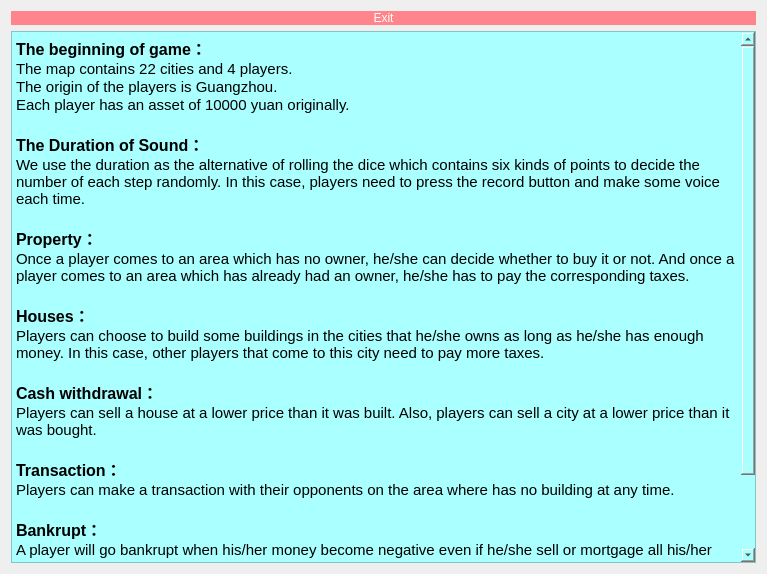
<?xml version="1.0" encoding="UTF-8"?>
<ui version="4.0">
 <class>Introduction</class>
 <widget class="QDialog" name="Introduction">
  <property name="geometry">
   <rect>
    <x>0</x>
    <y>0</y>
    <width>767</width>
    <height>574</height>
   </rect>
  </property>
  <property name="windowTitle">
   <string>Dialog</string>
  </property>
  <layout class="QVBoxLayout" name="verticalLayout">
   <item>
    <widget class="QPushButton" name="pushButton">
     <property name="styleSheet">
      <string notr="true">QPushButton { background-color: rgb(255, 132, 139); border-radius: 10px; color: rgb(255, 255, 255); } QPushButton:hover { background-color: rgb(245, 69, 234); }</string>
     </property>
     <property name="text">
      <string>Exit</string>
     </property>
     <property name="iconSize">
      <size>
       <width>16</width>
       <height>30</height>
      </size>
     </property>
    </widget>
   </item>
   <item>
    <widget class="QTextBrowser" name="textBrowser">
     <property name="styleSheet">
      <string notr="true">background-color: rgb(170, 255, 255);</string>
     </property>
     <property name="html">
      <string>&lt;!DOCTYPE HTML PUBLIC &quot;-//W3C//DTD HTML 4.0//EN&quot; &quot;http://www.w3.org/TR/REC-html40/strict.dtd&quot;&gt;
&lt;html&gt;&lt;head&gt;&lt;meta name=&quot;qrichtext&quot; content=&quot;1&quot; /&gt;&lt;style type=&quot;text/css&quot;&gt;
p, li { white-space: pre-wrap; }
&lt;/style&gt;&lt;/head&gt;&lt;body style=&quot; font-family:'SimSun'; font-size:9pt; font-weight:400; font-style:normal;&quot;&gt;
&lt;p style=&quot; margin-top:0px; margin-bottom:0px; margin-left:0px; margin-right:0px; -qt-block-indent:0; text-indent:0px;&quot;&gt;&lt;span style=&quot; font-family:'宋体'; font-size:12pt; font-weight:600;&quot;&gt;The beginning of game：&lt;/span&gt;&lt;/p&gt;
&lt;p style=&quot; margin-top:0px; margin-bottom:0px; margin-left:0px; margin-right:0px; -qt-block-indent:0; text-indent:0px;&quot;&gt;&lt;span style=&quot; font-family:'宋体'; font-size:11pt;&quot;&gt;The map contains 22 cities and 4 players.&lt;/span&gt;&lt;span style=&quot; font-size:11pt;&quot;&gt; &lt;/span&gt;&lt;/p&gt;
&lt;p style=&quot; margin-top:0px; margin-bottom:0px; margin-left:0px; margin-right:0px; -qt-block-indent:0; text-indent:0px;&quot;&gt;&lt;span style=&quot; font-family:'宋体'; font-size:11pt;&quot;&gt;The origin of the players is Guangzhou.&lt;/span&gt;&lt;span style=&quot; font-size:11pt;&quot;&gt; &lt;/span&gt;&lt;/p&gt;
&lt;p style=&quot; margin-top:0px; margin-bottom:0px; margin-left:0px; margin-right:0px; -qt-block-indent:0; text-indent:0px;&quot;&gt;&lt;span style=&quot; font-family:'宋体'; font-size:11pt;&quot;&gt;Each player has an asset of 10000 yuan originally.&lt;/span&gt;&lt;span style=&quot; font-size:11pt;&quot;&gt; &lt;/span&gt;&lt;/p&gt;
&lt;p style=&quot; margin-top:0px; margin-bottom:0px; margin-left:0px; margin-right:0px; -qt-block-indent:0; text-indent:0px;&quot;&gt;&lt;span style=&quot; font-family:'宋体'; font-size:11pt;&quot;&gt; &lt;/span&gt;&lt;span style=&quot; font-size:11pt;&quot;&gt; &lt;/span&gt;&lt;/p&gt;
&lt;p style=&quot; margin-top:0px; margin-bottom:0px; margin-left:0px; margin-right:0px; -qt-block-indent:0; text-indent:0px;&quot;&gt;&lt;span style=&quot; font-family:'宋体'; font-size:12pt; font-weight:600;&quot;&gt;The Duration of Sound：&lt;/span&gt;&lt;/p&gt;
&lt;p style=&quot; margin-top:0px; margin-bottom:0px; margin-left:0px; margin-right:0px; -qt-block-indent:0; text-indent:0px;&quot;&gt;&lt;span style=&quot; font-family:'宋体'; font-size:11pt;&quot;&gt;We use the duration as the alternative of rolling the dice which contains six kinds of points to decide the number of each step randomly. In this case, players need to press the record button and make some voice each time.&lt;/span&gt;&lt;span style=&quot; font-size:11pt;&quot;&gt; &lt;/span&gt;&lt;/p&gt;
&lt;p style=&quot; margin-top:0px; margin-bottom:0px; margin-left:0px; margin-right:0px; -qt-block-indent:0; text-indent:0px;&quot;&gt;&lt;span style=&quot; font-family:'宋体'; font-size:11pt;&quot;&gt; &lt;/span&gt;&lt;span style=&quot; font-size:11pt;&quot;&gt; &lt;/span&gt;&lt;/p&gt;
&lt;p style=&quot; margin-top:0px; margin-bottom:0px; margin-left:0px; margin-right:0px; -qt-block-indent:0; text-indent:0px;&quot;&gt;&lt;span style=&quot; font-family:'宋体'; font-size:12pt; font-weight:600;&quot;&gt;Property：&lt;/span&gt;&lt;/p&gt;
&lt;p style=&quot; margin-top:0px; margin-bottom:0px; margin-left:0px; margin-right:0px; -qt-block-indent:0; text-indent:0px;&quot;&gt;&lt;span style=&quot; font-family:'宋体'; font-size:11pt;&quot;&gt;Once a player comes to an area which has no owner, he/she can decide whether to buy it or not. And once a player comes to an area which has already had an owner, he/she has to pay the corresponding taxes.&lt;/span&gt;&lt;span style=&quot; font-size:11pt;&quot;&gt; &lt;/span&gt;&lt;/p&gt;
&lt;p style=&quot;-qt-paragraph-type:empty; margin-top:0px; margin-bottom:0px; margin-left:0px; margin-right:0px; -qt-block-indent:0; text-indent:0px; font-size:11pt;&quot;&gt;&lt;br /&gt;&lt;/p&gt;
&lt;p style=&quot; margin-top:0px; margin-bottom:0px; margin-left:0px; margin-right:0px; -qt-block-indent:0; text-indent:0px;&quot;&gt;&lt;span style=&quot; font-family:'宋体'; font-size:12pt; font-weight:600;&quot;&gt;Houses：&lt;/span&gt;&lt;/p&gt;
&lt;p style=&quot; margin-top:0px; margin-bottom:0px; margin-left:0px; margin-right:0px; -qt-block-indent:0; text-indent:0px;&quot;&gt;&lt;span style=&quot; font-family:'宋体'; font-size:11pt;&quot;&gt;Players can choose to build some buildings in the cities that he/she owns as long as he/she has enough money. In this case, other players that come to this city need to pay more taxes.&lt;/span&gt;&lt;span style=&quot; font-size:11pt;&quot;&gt; &lt;/span&gt;&lt;/p&gt;
&lt;p style=&quot; margin-top:0px; margin-bottom:0px; margin-left:0px; margin-right:0px; -qt-block-indent:0; text-indent:0px;&quot;&gt;&lt;span style=&quot; font-family:'宋体'; font-size:11pt;&quot;&gt; &lt;/span&gt;&lt;span style=&quot; font-size:11pt;&quot;&gt; &lt;/span&gt;&lt;/p&gt;
&lt;p style=&quot; margin-top:0px; margin-bottom:0px; margin-left:0px; margin-right:0px; -qt-block-indent:0; text-indent:0px;&quot;&gt;&lt;span style=&quot; font-family:'宋体'; font-size:12pt; font-weight:600;&quot;&gt;Cash withdrawal：&lt;/span&gt;&lt;/p&gt;
&lt;p style=&quot; margin-top:0px; margin-bottom:0px; margin-left:0px; margin-right:0px; -qt-block-indent:0; text-indent:0px;&quot;&gt;&lt;span style=&quot; font-family:'宋体'; font-size:11pt;&quot;&gt;Players can sell a house at a lower price than it was built. Also, players can sell a city at a lower price than it was bought.&lt;/span&gt;&lt;span style=&quot; font-size:11pt;&quot;&gt; &lt;/span&gt;&lt;/p&gt;
&lt;p style=&quot; margin-top:0px; margin-bottom:0px; margin-left:0px; margin-right:0px; -qt-block-indent:0; text-indent:0px;&quot;&gt;&lt;span style=&quot; font-family:'宋体'; font-size:11pt;&quot;&gt; &lt;/span&gt;&lt;span style=&quot; font-size:11pt;&quot;&gt; &lt;/span&gt;&lt;/p&gt;
&lt;p style=&quot; margin-top:0px; margin-bottom:0px; margin-left:0px; margin-right:0px; -qt-block-indent:0; text-indent:0px;&quot;&gt;&lt;span style=&quot; font-family:'宋体'; font-size:12pt; font-weight:600;&quot;&gt;Transaction：&lt;/span&gt;&lt;/p&gt;
&lt;p style=&quot; margin-top:0px; margin-bottom:0px; margin-left:0px; margin-right:0px; -qt-block-indent:0; text-indent:0px;&quot;&gt;&lt;span style=&quot; font-family:'宋体'; font-size:11pt;&quot;&gt;Players can make a transaction with their opponents on the area where has no building at any time.&lt;/span&gt;&lt;span style=&quot; font-size:11pt;&quot;&gt; &lt;/span&gt;&lt;/p&gt;
&lt;p style=&quot; margin-top:0px; margin-bottom:0px; margin-left:0px; margin-right:0px; -qt-block-indent:0; text-indent:0px;&quot;&gt;&lt;span style=&quot; font-family:'宋体'; font-size:11pt;&quot;&gt; &lt;/span&gt;&lt;span style=&quot; font-size:11pt;&quot;&gt; &lt;/span&gt;&lt;/p&gt;
&lt;p style=&quot; margin-top:0px; margin-bottom:0px; margin-left:0px; margin-right:0px; -qt-block-indent:0; text-indent:0px;&quot;&gt;&lt;span style=&quot; font-family:'宋体'; font-size:12pt; font-weight:600;&quot;&gt;Bankrupt：&lt;/span&gt;&lt;/p&gt;
&lt;p style=&quot; margin-top:0px; margin-bottom:0px; margin-left:0px; margin-right:0px; -qt-block-indent:0; text-indent:0px;&quot;&gt;&lt;span style=&quot; font-family:'宋体'; font-size:11pt;&quot;&gt;A player will go bankrupt when his/her money become negative even if he/she sell or mortgage all his/her property.&lt;/span&gt;&lt;span style=&quot; font-size:11pt;&quot;&gt; &lt;/span&gt;&lt;/p&gt;
&lt;p style=&quot; margin-top:0px; margin-bottom:0px; margin-left:0px; margin-right:0px; -qt-block-indent:0; text-indent:0px;&quot;&gt;&lt;span style=&quot; font-family:'宋体'; font-size:11pt;&quot;&gt; &lt;/span&gt;&lt;span style=&quot; font-size:11pt;&quot;&gt; &lt;/span&gt;&lt;/p&gt;
&lt;p style=&quot; margin-top:0px; margin-bottom:0px; margin-left:0px; margin-right:0px; -qt-block-indent:0; text-indent:0px;&quot;&gt;&lt;span style=&quot; font-family:'宋体'; font-size:12pt; font-weight:600;&quot;&gt;Success condition：&lt;/span&gt;&lt;/p&gt;
&lt;p style=&quot; margin-top:12px; margin-bottom:12px; margin-left:0px; margin-right:0px; -qt-block-indent:0; text-indent:0px;&quot;&gt;&lt;span style=&quot; font-family:'宋体'; font-size:11pt;&quot;&gt;The only player who has not gone bankrupt at last wins.&lt;/span&gt;&lt;span style=&quot; font-size:11pt;&quot;&gt; &lt;/span&gt;&lt;/p&gt;&lt;/body&gt;&lt;/html&gt;</string>
     </property>
    </widget>
   </item>
  </layout>
 </widget>
 <resources/>
 <connections/>
</ui>
